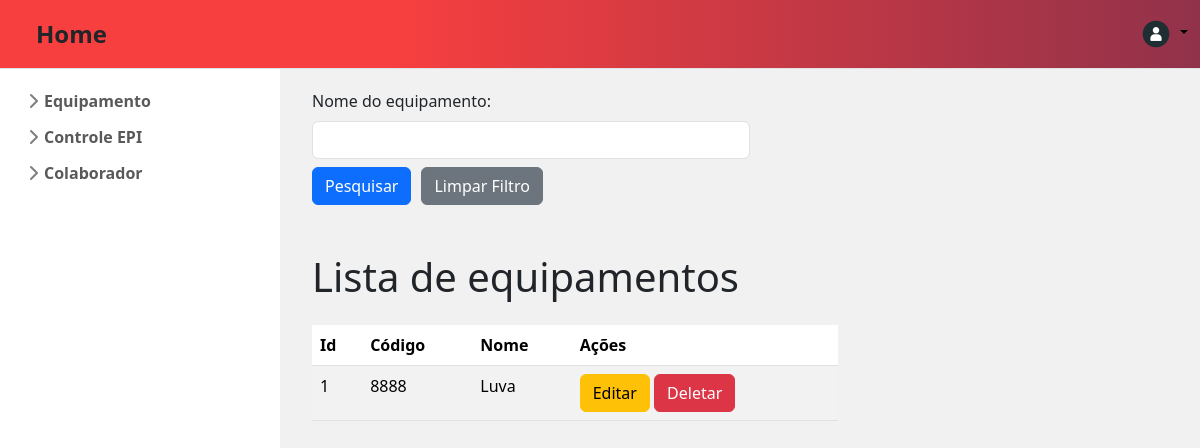
Before: /listarEquipamento/ with the older database file.
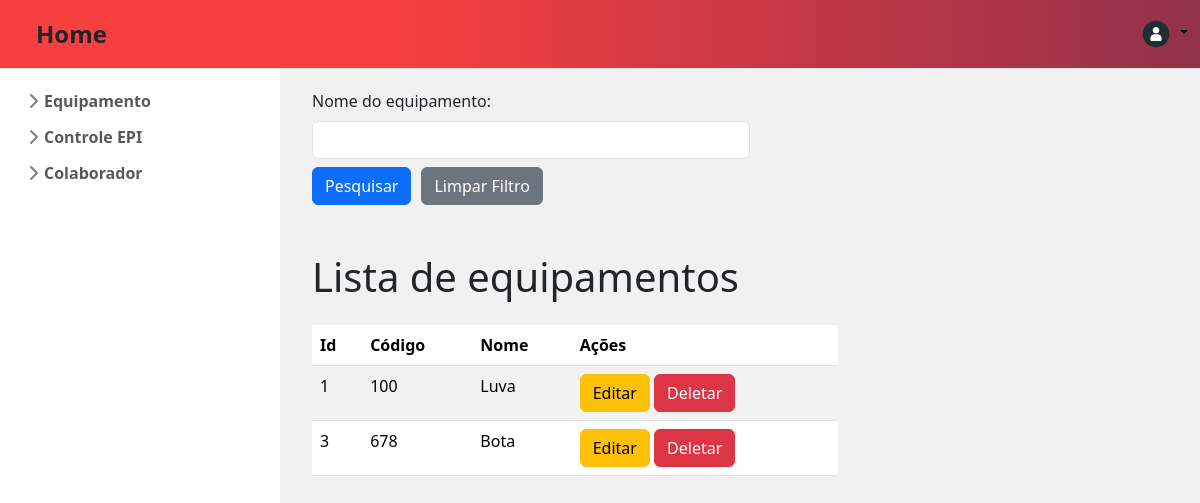
After: the same page with the newer database file.
### app_produtos/models.py (models this page shows, shortened)
class CadastrarEquipamento(models.Model):
    cod_equipamento = models.IntegerField()
    nome_equipamento = models.CharField(max_length=100)

### app_produtos/views.py (the view)
# urls.py: path("listarEquipamento/", views.listar_equipamento, name="listar_equipamento"),
def listar_equipamento(request):
    values = CadastrarEquipamento.objects.all()
    cod_equipamento = request.GET.get('cod_equipamento')
    nome_equipamento = request.GET.get('nome_equipamento')
    if nome_equipamento:
        values = values.filter(nome_equipamento__icontains=nome_equipamento)
    return render(request, 'app_produtos/globals/listarEquipamento.html', {
        "lista_equipamento": values,
        "nome_equipamento": nome_equipamento
    })

### app_produtos/templates/app_produtos/globals/listarEquipamento.html (shortened to what this page needs)
{% extends "app_produtos/index.html" %}
{% block content %}
<div class="container justify-content-center mt-2">
  <form action="{% url 'listar_equipamento' %}" method="get">
    <div class="form-group">
      <label class="form-label" for="nome_equipamento">Nome do equipamento:</label>
      <input class="form-control w-50" type="text" name="nome_equipamento" id="nome_equipamento" value="{{ nome_equipamento|default:'' }}"/>
    </div>
    <div class="d-flex mt-2" style="gap: 10px;">
        <button class="w-10 btn btn-primary btn-md"  type="submit">Pesquisar</button>
        <a class="w-10 btn btn-secondary btn-md" href="{% url 'listar_equipamento' %}">Limpar Filtro</a>
      </div>
  </form>
</div>
{% if lista_equipamento %}
<div class="container mt-5">
  <h1 class="text-start mb-4" >Lista de equipamentos</h1>
  <table class="table table-striped" style="width: 60%;">
    <thead>
      <tr>
        <th>Id</th>
        <th>Código</th>
        <th>Nome</th>
        <th>Ações</th>
      </tr>
    </thead>
    <tbody>
      {% for item in lista_equipamento %}
      <tr>
        <td>{{ item.id }}</td>
        <td>{{ item.cod_equipamento }}</td>
        <td>{{ item.nome_equipamento }}</td>
        <td>
            <a href="/editarEquipamento/{{ item.id }}" class="btn btn-warning">Editar</a>
            <button class="btn btn-danger" data-bs-toggle="modal" data-bs-target="#confirmDeleteModal" onclick="setDeleteUrl('/deletarEquipamento/{{ item.id }}')">Deletar</button>
        </td>
      </tr>
      {% endfor %}
    </tbody>
  </table>
</div>
{% else %}
<div class="container mt-3">
  <p class="text-center h3">Nenhum equipamento encontrado</p>
</div>
{% endif %} {% endblock content %}

Changed rows visible on the page:
changed CadastrarEquipamento "Luva": cod_equipamento "8888" → "100"
added CadastrarEquipamento: id "3", cod_equipamento "678", nome_equipamento "Bota"
